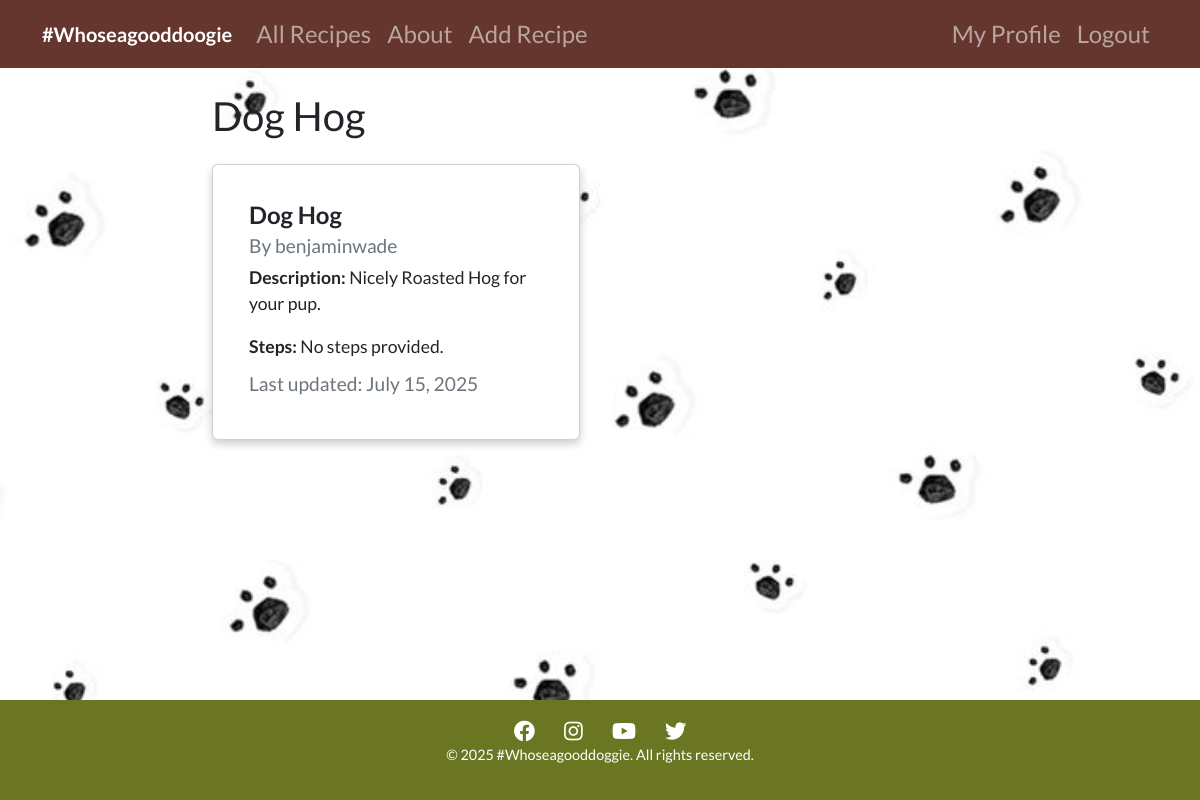
The app's page /recipe/1 (signed in) with its own data.
### recipes/models.py (models this page shows, shortened)
class Recipe(models.Model):
    title = models.CharField(max_length=100)
    description = models.TextField()
    steps = models.TextField(default="No steps provided.")  # New field for recipe steps  # New field for recipe steps
    author = models.ForeignKey(User, on_delete=models.CASCADE)
    created_at = models.DateTimeField(auto_now_add=True)
    updated_at = models.DateTimeField(auto_now=True)
    image = CloudinaryField('image', blank=True, null=True)  # Field for image upload

### recipes/views.py (the view)
# urls.py: path('recipe/<int:pk>', views.RecipeDetailView.as_view(), name="recipes-detail"),
class RecipeDetailView(LoginRequiredMixin, DetailView):
    model = Recipe

### recipes/templates/recipes/recipe_detail.html (shortened to what this page needs)
{% extends "recipes/base.html" %}
{% block content %}
<h1>{{ object.title }}</h1>
<div class="card my-4">
  <div class="card-body">
    <h5 class="card-title">{{ object.title }}</h5>
    <h6 class="card-subtitle mb-2 text-muted">By {{ object.author }}</h6>
    <p class="card-text"><strong>Description:</strong> {{ object.description }}</p>
    <p class="card-text"><strong>Steps:</strong> {{ object.steps }}</p>
    <h6 class="card-subtitle mb-2 text-muted">
      Last updated: {{ object.updated_at|date:"F d, Y" }}
    </h6>
  </div>
</div>
{% endblock content %}

### static/assets/css/styles.css (style rules this page uses)
body { font-family: 'Lato', sans-serif; margin: 0; padding: 0; box-sizing: border-box; background-image: url('/static/assets/images/Paws3.jpg'); background-size: cover; background-repeat: no-repeat; background-attachment: fixed; background-position: center; color: #fff; padding-bottom: 200px; }
h1, h2, h3, h4, h5, h6 { font-family: 'Lato', sans-serif; font-weight: 700; }
p, a, button { font-family: 'Lato', sans-serif; font-weight: 400; }
.card { flex: 1 1 calc(50% - 20px); max-width: calc(50% - 20px); box-sizing: border-box; padding: 20px; margin: 0; box-shadow: 0 4px 8px rgba(0, 0, 0, 0.2); border-radius: 10px; font-size: 1.2rem; }
.card-title { font-size: 1.5rem; font-weight: bold; }
.card-subtitle { font-size: 1.2rem; color: #6c757d; }
.card-text { font-size: 1.1rem; }

### records on screen
Recipe: title "Dog Hog", author "benjaminwade", description "Nicely Roasted Hog for your pup.", steps "No steps provided.", updated_at "July 15, 2025"
